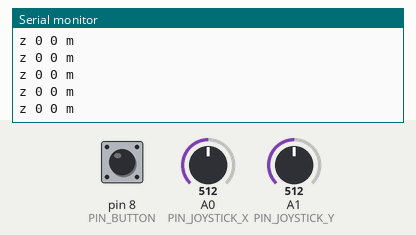
A sketch run on a simulated Arduino Uno, built with avr-gcc and run on an emulated ATmega328P. Shown: the last lines printed to the serial monitor. The inputs (shaded band) are chosen by the test bench; at power-on: A0 (PIN_JOYSTICK_X) = 512, A1 (PIN_JOYSTICK_Y) = 512, pin 8 (PIN_BUTTON) HIGH.

Above: at 4.3 s.
4.4 s: A0 (PIN_JOYSTICK_X) set to 390
7.4 s: A0 (PIN_JOYSTICK_X) set to 364
At 8.1 s:
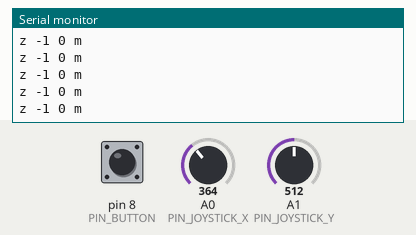
8.9 s: A1 (PIN_JOYSTICK_Y) set to 397
10.4 s: A1 (PIN_JOYSTICK_Y) set to 367
At 11.5 s:
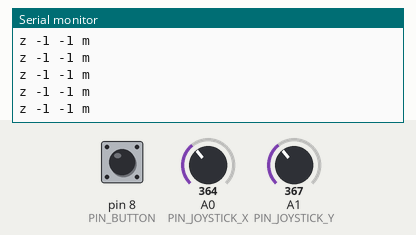

The sketch:

Arduino_uno_mouse.ino
```cpp
/*
 * Custom Joystick Mouse Controller
 * Authors: Nitish Matta & Jash Chirag Monani
 * LNMIIT - 24UEC217 & 24UEC206
 *
 * Hardware Connections:
 *   Joystick GND  -> Arduino GND
 *   Joystick +5V  -> Arduino 5V
 *   Joystick VRx  -> Arduino A0
 *   Joystick VRy  -> Arduino A1
 *   Joystick SW   -> Arduino D8
 */

// --- Pin Definitions ---
const int PIN_JOYSTICK_X   = A0;
const int PIN_JOYSTICK_Y   = A1;
const int PIN_BUTTON       = 8;

// --- Tuning Parameters ---
const int   JOYSTICK_CENTER  = 512;   // Ideal center value of ADC (0–1023)
const int   DEADZONE         = 20;    // Ignore movements within this radius of center
const float MAX_SPEED        = 20.0;  // Maximum pixels to move per update cycle

void setup() {
  Serial.begin(9600);
  pinMode(PIN_BUTTON, INPUT_PULLUP);  // Internal pull-up; button press = LOW
}

void loop() {
  // --- 1. Read raw joystick values (0 to 1023) ---
  int rawX = analogRead(PIN_JOYSTICK_X);
  int rawY = analogRead(PIN_JOYSTICK_Y);

  // --- 2. Center the values around zero (-512 to +511) ---
  int centeredX = rawX - JOYSTICK_CENTER;
  int centeredY = rawY - JOYSTICK_CENTER;

  // --- 3. Apply deadzone ---
  int deltaX = 0;
  int deltaY = 0;

  if (abs(centeredX) > DEADZONE) {
    // Normalize to range -1.0 to +1.0 after removing deadzone
    float normalizedX = (float)(centeredX - (centeredX > 0 ? DEADZONE : -DEADZONE))
                        / (JOYSTICK_CENTER - DEADZONE);

    // Apply squared curve for acceleration (preserving sign)
    // Small deflections -> fine control | Large deflections -> fast movement
    deltaX = (int)(normalizedX * abs(normalizedX) * MAX_SPEED);
  }

  if (abs(centeredY) > DEADZONE) {
    float normalizedY = (float)(centeredY - (centeredY > 0 ? DEADZONE : -DEADZONE))
                        / (JOYSTICK_CENTER - DEADZONE);

    // Y-axis is typically inverted on screen (joystick up = cursor up)
    deltaY = (int)(normalizedY * abs(normalizedY) * MAX_SPEED);
  }

  // --- 4. Read button state ---
  // INPUT_PULLUP means LOW = pressed
  char clickStatus = (digitalRead(PIN_BUTTON) == LOW) ? 'c' : 'z';

  // --- 5. Send formatted string over serial ---
  // Protocol: "<click_status> <deltaX> <deltaY> m"
  // Example:  "z 5 -3 m"  (no click, move right 5, up 3)
  //           "c 0 0 m"   (click, no movement)
  Serial.print(clickStatus);
  Serial.print(" ");
  Serial.print(deltaX);
  Serial.print(" ");
  Serial.print(deltaY);
  Serial.println(" m");

  delay(5);  // ~200 Hz update rate
}
```

Measured:
- after the input at 7.4 s, the serial monitor: prints a new line after 0.07 s (image 1)
- after the input at 10.4 s, the serial monitor: prints a new line after 0.06 s (image 2)
